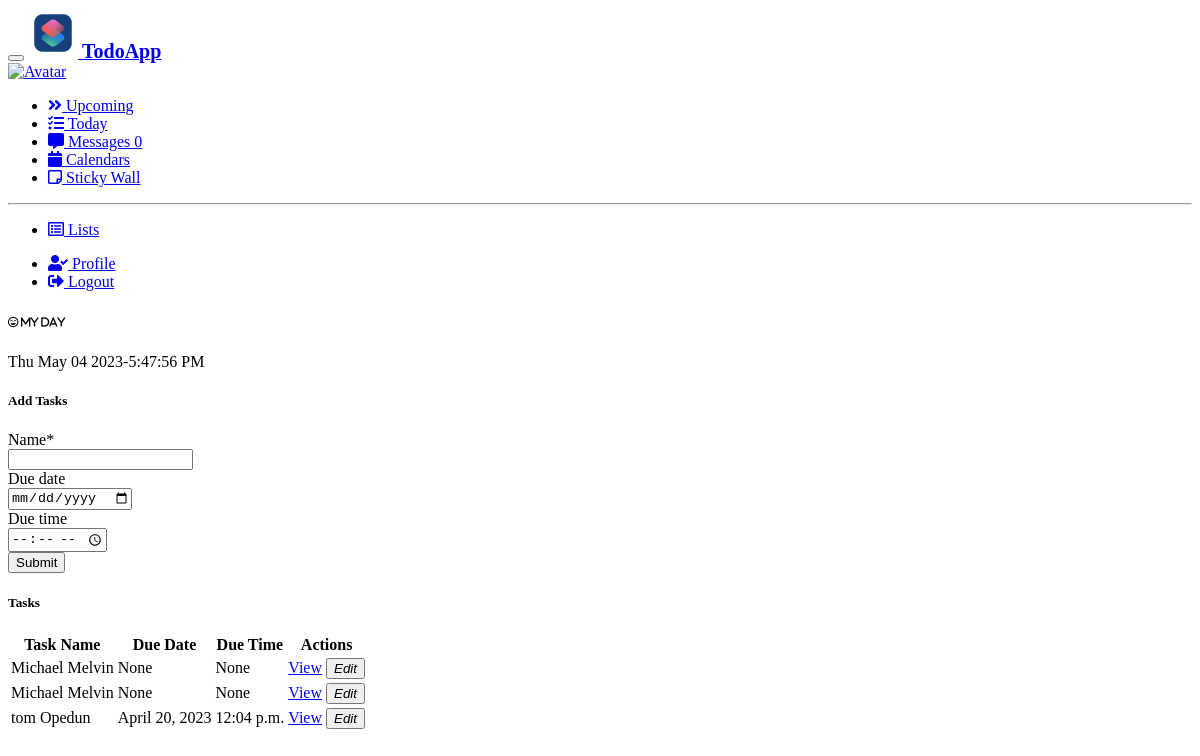
/home/ (signed in), run on an earlier commit of the app's database.
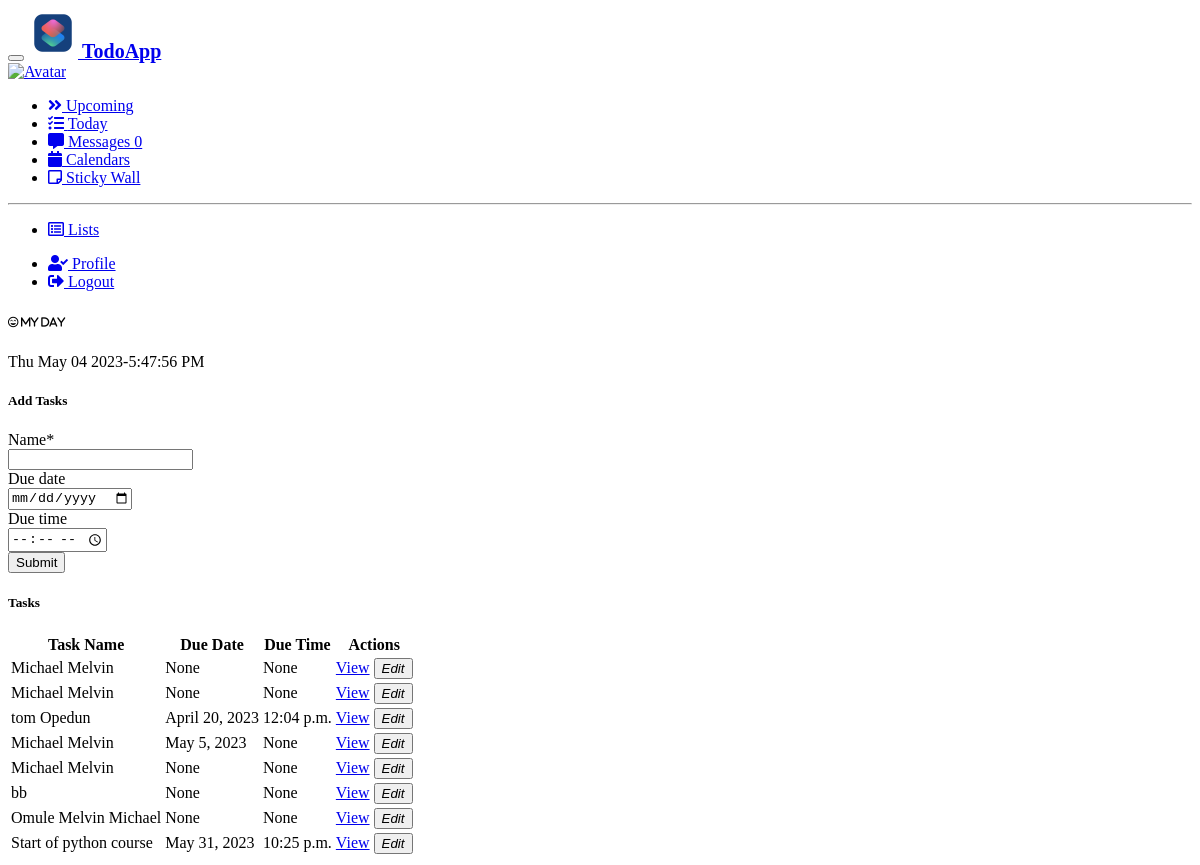
And on a later commit of the database.
### todo/models.py (models this page shows, shortened)
class Task(models.Model):
    name = models.CharField(max_length=255)
    due_date = models.DateField(null=True, blank=True)
    due_time = models.TimeField(null=True, blank=True)

### todo/views.py (the view)
# urls.py: re_path(r'^home/$', views.home, name='home'),
@login_required
def home(request):
    if request.method == 'POST':
        form = TaskForm(request.POST)
        if form.is_valid():
            task = form.save()
            return JsonResponse({
                'name': task.name,
                'due_date': task.due_date.strftime('%Y-%m-%d') if task.due_date else '',
                'due_time': task.due_time.strftime('%H:%M:%S') if task.due_time else '',
            })
    else:
        form = TaskForm()
    tasks = Task.objects.all()
    return render(request, 'home.html', {'tasks': tasks, 'form': form})

### todo/forms.py
class TaskForm(forms.ModelForm):
    class Meta:
        model = Task
        fields = ['name', 'due_date', 'due_time']
        widgets = {
            'due_date': forms.DateInput(attrs={'type': 'date'}),
            'due_time': forms.TimeInput(attrs={'type': 'time'}),
        }
    def __init__(self, *args, **kwargs):
        super(TaskForm, self).__init__(*args, **kwargs)
        self.helper = FormHelper()
        self.helper.form_method = 'post'
        self.helper.add_input(Submit('submit', 'Submit'))
        self.helper.layout = Layout(
            Row(
                Column('name', css_class='form-group col-md-6 mb-0'),
                Column('due_date', css_class='form-group col-md-3 mb-0'),
                Column('due_time', css_class='form-group col-md-3 mb-0'),
                css_class='form-row'
            ),
        )

### todo/templates/home.html (shortened to what this page needs)
<!doctype html>
<html>
{% load static %}
<div class="d-flex flex-column flex-lg-row h-lg-full bg-gray-100">
  <nav
    class="navbar show navbar-vertical h-lg-screen navbar-expand-lg px-0 py-3 py-lg-0 navbar-light bg-light border-end-lg"
    id="navbarVertical">
    <div class="container-fluid">
      <button class="navbar-toggler ms-n2" type="button" data-bs-toggle="collapse" data-bs-target="#sidebarCollapse"
        aria-controls="sidebarCollapse" aria-expanded="false" aria-label="Toggle navigation">
      </button>
      <a class="navbar-brand py-lg-5 mb-lg-5 px-lg-6 me-0" href="#">
        <img src="{% static 'Logo_todoApp.png' %}" height="50" width="50" />
        <span class="name">TodoApp</span>
      </a>
      <div class="navbar-user d-lg-none">
        <div class="dropdown">
          <a href="#" id="sidebarAvatar" role="button" data-bs-toggle="dropdown" aria-haspopup="true"
            aria-expanded="false">
            <div class="avatar bg-warning rounded-circle text-white">
              <img alt="Avatar" src="" />
            </div>
          </a>
        </div>
      </div>
      <div class="collapse navbar-collapse" id="sidebarCollapse">
        <ul class="navbar-nav">
          <li class="nav-item">
            <a class="nav-link" href="#">
              <i class="fas fa-angles-right"></i>
               Upcoming
            </a>
          </li>
          <li class="nav-item">
            <a class="nav-link" href="task_list">
              <i class="fas fa-list-check"></i>
               Today
            </a>
          </li>
          <li class="nav-item">
            <a class="nav-link" href="#">
              <i class="fas fa-message"></i>
               Messages
              <span
                class="badge bg-opacity-30 bg-primary text-primary rounded-pill d-inline-flex align-items-center ms-auto">0</span>
            </a>
          </li>
          <li class="nav-item">
            <a class="nav-link" href="#">
              <i class="fas fa-calendar"></i>
               Calendars
            </a>
          </li>
          <li class="nav-item">
            <a class="nav-link" href="sticky_notes">
              <i class="far fa-note-sticky"></i>
               Sticky Wall
            </a>
          </li>
        </ul>
        <hr class="navbar-divider my-5 opacity-20" />
        <ul class="navbar-nav mb-md-4">
          <li class="nav-item">
            <a class="nav-link" href="#">
              <i class="far fa-rectangle-list"></i>
               Lists
            </a>
          </li>
        </ul>
        <ul class="navbar-nav mb-5">
          <li class="nav-item">
            <a class="nav-link" href="{% url 'Users-profile' %}">
              <i class="fas fa-user-check"></i>
               Profile
            </a>
          </li>
          <li class="nav-item">
            <a class="nav-link" href="{% url 'logout' %}">
              <i class="fas fa-right-from-bracket"></i>
               Logout
            </a>
          </li>
        </ul>
      </div>
    </div>
  </nav>
  <div class="h-screen flex-grow-1 overflow-y-lg-auto" id="content-container">
    <header class="bg-surface-primary border-bottom pt-6">
      <div class="container-fluid">
        <div class="mb-npx">
          <div class="row align-items-center">
            <div class="col-sm-6 col-12 mb-4 mb-sm-0">
              <h6 class="h2 mb-0 ls-tight">
                <i class="far fa-face-grin-beam"> My Day</i>
              </h6>
              <p id="watch"></p>
            </div>
          </div>
        </div>
      </div>
    </header>
    {% block content %}
    <main class="py-10 bg-surface-secondary">
      <div class="container-fluid">
        <div class="card mb-7">
          <div class="card-header">
            <h5 class="mb-0">Add Tasks</h5>
          </div>
          <div class="card-header">
            {% load crispy_forms_tags %}
            <form method="POST" id="addTaskForm">
              {% crispy form %}
            </form>
          </div>
        </div>
        <div class="card mb-7">
          <div class="card-header">
            <h5 class="mb-0">Tasks</h5>
          </div>
          <div class="table-responsive">
            <table class="table table-hover table-nowrap">
              <thead thead class="table-light">
                <tr>
                  <th scope="col">Task Name</th>
                  <th scope="col">Due Date</th>
                  <th scope="col">Due Time</th>
                  <th scope="col">Actions</th>
                </tr>
              </thead>
              <tbody id="taskTableBody">
                {% for task in tasks %}
                <tr>
                  <td>{{ task.name }}</td>
                  <td>{{ task.due_date }}</td>
                  <td>{{ task.due_time }}</td>
                  <td>
                    <a href="#" class="btn btn-sm btn-neutral">View</a>
                    <button type="button" class="btn btn-sm btn-square btn-neutral text-danger-hover">
                      <i class="bi bi-trash">Edit</i>
                    </button>
                  </td>
                </tr>
                {% endfor %}
              </tbody>
            </table>
          </div>
        </div>
    </main>
    {% endblock content %}
  </div>
</div>
<head>
  <link rel="stylesheet" type="text/css" href="{% static '/css/add_task.css' %}">
  <link href="https://unpkg.com/@webpixels/css/dist/index.css" rel="stylesheet" />
  <link href="https://cdnjs.cloudflare.com/ajax/libs/font-awesome/6.0.0/css/all.min.css" rel="stylesheet" />
  <link rel="stylesheet" href="https://cdnjs.cloudflare.com/ajax/libs/font-awesome/5.15.3/css/all.min.css" />
  <link rel="stylesheet" href="https://cdnjs.cloudflare.com/ajax/libs/font-awesome/5.15.3/css/all.min.css"
 />
</head>
</html>

### static/css/add_task.css (style rules this page uses)
.name { font-size: 20px; font-weight: bold; }

What changed in the data, as far as the page shows it:
added Task: name "Michael Melvin", due_date "May 5, 2023", due_time "None"
added Task: name "Michael Melvin", due_date "None", due_time "None"
added Task: name "bb", due_date "None", due_time "None"
added Task: name "Omule Melvin Michael", due_date "None", due_time "None"
added Task: name "Start of python course", due_date "May 31, 2023", due_time "10:25 p.m."
